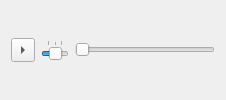
           <widget class="QFrame" name="m_pControlsFrame">
            <property name="sizePolicy">
             <sizepolicy hsizetype="Preferred" vsizetype="Fixed">
              <horstretch>0</horstretch>
              <verstretch>0</verstretch>
             </sizepolicy>
            </property>
            <layout class="QHBoxLayout" name="horizontalLayout_4">
             <property name="topMargin">
              <number>4</number>
             </property>
             <property name="bottomMargin">
              <number>4</number>
             </property>
             <item>
              <widget class="QToolButton" name="m_pBtnPlay">
               <property name="minimumSize">
                <size>
                 <width>24</width>
                 <height>24</height>
                </size>
               </property>
               <property name="focusPolicy">
                <enum>Qt::NoFocus</enum>
               </property>
               <property name="arrowType">
                <enum>Qt::RightArrow</enum>
               </property>
               <property name="palette">
                <palette>
                 <active>
                  <colorrole role="WindowText">
                   <brush brushstyle="SolidPattern">
                    <color alpha="255">
                     <red>0</red>
                     <green>0</green>
                     <blue>0</blue>
                    </color>
                   </brush>
                  </colorrole>
                 </active>
                 <inactive>
                  <colorrole role="WindowText">
                   <brush brushstyle="SolidPattern">
                    <color alpha="255">
                     <red>0</red>
                     <green>0</green>
                     <blue>0</blue>
                    </color>
                   </brush>
                  </colorrole>
                 </inactive>
                </palette>
               </property>
              </widget>
             </item>
             <item>
              <widget class="QSlider" name="m_pSldSpeed">
               <property name="sizePolicy">
                <sizepolicy hsizetype="Expanding" vsizetype="Fixed">
                 <horstretch>1</horstretch>
                 <verstretch>0</verstretch>
                </sizepolicy>
               </property>
               <property name="focusPolicy">
                <enum>Qt::NoFocus</enum>
               </property>
               <property name="minimum">
                <number>-5</number>
               </property>
               <property name="maximum">
                <number>5</number>
               </property>
               <property name="pageStep">
                <number>1</number>
               </property>
               <property name="orientation">
                <enum>Qt::Horizontal</enum>
               </property>
               <property name="tickPosition">
                <enum>QSlider::TicksAbove</enum>
               </property>
               <property name="tickInterval">
                <number>5</number>
               </property>
              </widget>
             </item>
             <item>
              <widget class="QSlider" name="m_pSldSeek">
               <property name="sizePolicy">
                <sizepolicy hsizetype="Expanding" vsizetype="Fixed">
                 <horstretch>5</horstretch>
                 <verstretch>0</verstretch>
                </sizepolicy>
               </property>
               <property name="focusPolicy">
                <enum>Qt::NoFocus</enum>
               </property>
               <property name="maximum">
                <number>1000</number>
               </property>
               <property name="tracking">
                <bool>false</bool>
               </property>
               <property name="orientation">
                <enum>Qt::Horizontal</enum>
               </property>
              </widget>
             </item>
            </layout>
           </widget>
